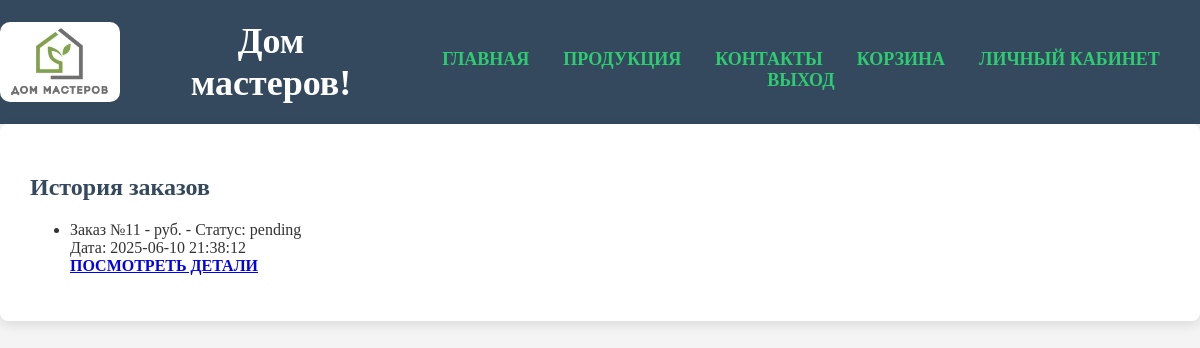
Page /ProizCom/order_history.php (signed in) on the committed database.
### tables this page shows
CREATE TABLE `Orders` (
  `id` int NOT NULL,
  `user_id` int DEFAULT NULL,
  `order_date` timestamp NULL DEFAULT CURRENT_TIMESTAMP,
  `status` varchar(50) DEFAULT NULL,
  `recipient_name` varchar(100) DEFAULT NULL,
  `delivery_address` varchar(255) DEFAULT NULL,
  `phone` varchar(20) DEFAULT NULL
);

### ProizCom/order_history.php (the view, shortened to what this page needs)
<?php
include('connect.php');
include('include/header.php');
$user_id = $_SESSION['user_id'];
$sql = "SELECT * FROM orders WHERE user_id = ? ORDER BY order_date DESC";
$stmt = $conn->prepare($sql);
$stmt->bind_param('i', $user_id);
$stmt->execute();
$result = $stmt->get_result();
?>
<!DOCTYPE html>
<html lang="ru">
<head>
    <link rel="stylesheet" href="style.css">
</head>
<body>
    <section>
        <h2>История заказов</h2>
        <?php if ($result->num_rows > 0): ?>
            <ul>
                <?php while ($order = $result->fetch_assoc()): ?>
                    <li>
                        Заказ №<?php echo $order['id']; ?> - <?php echo $order['total_price']; ?> руб.
                        - Статус: <?php echo $order['status']; ?>
                        <br>Дата: <?php echo $order['order_date']; ?>
                        <br><a href="order_confirmation.php?order_id=<?php echo $order['id']; ?>">Посмотреть детали</a>
                    </li>
                <?php endwhile; ?>
            </ul>
        <?php else: ?>
            <p>У вас нет заказов.</p>
        <?php endif; ?>
    </section>
</body>
</html>

### ProizCom/style.css (style rules this page uses)
body { font-family: 'Georgia', serif; background-color: #f4f4f4; color: #333; margin: 0; padding: 0; }
section { padding: 30px; max-width: 1200px; margin: 0 auto; background-color: #fff; border-radius: 8px; box-shadow: 0px 4px 12px rgba(0, 0, 0, 0.1); }
h2, h3 { color: #34495e; }
button, a { font-weight: bold; text-transform: uppercase; }

### rows in the picture
orders: id "11", status "pending", order_date "2025-06-10 21:38:12"
